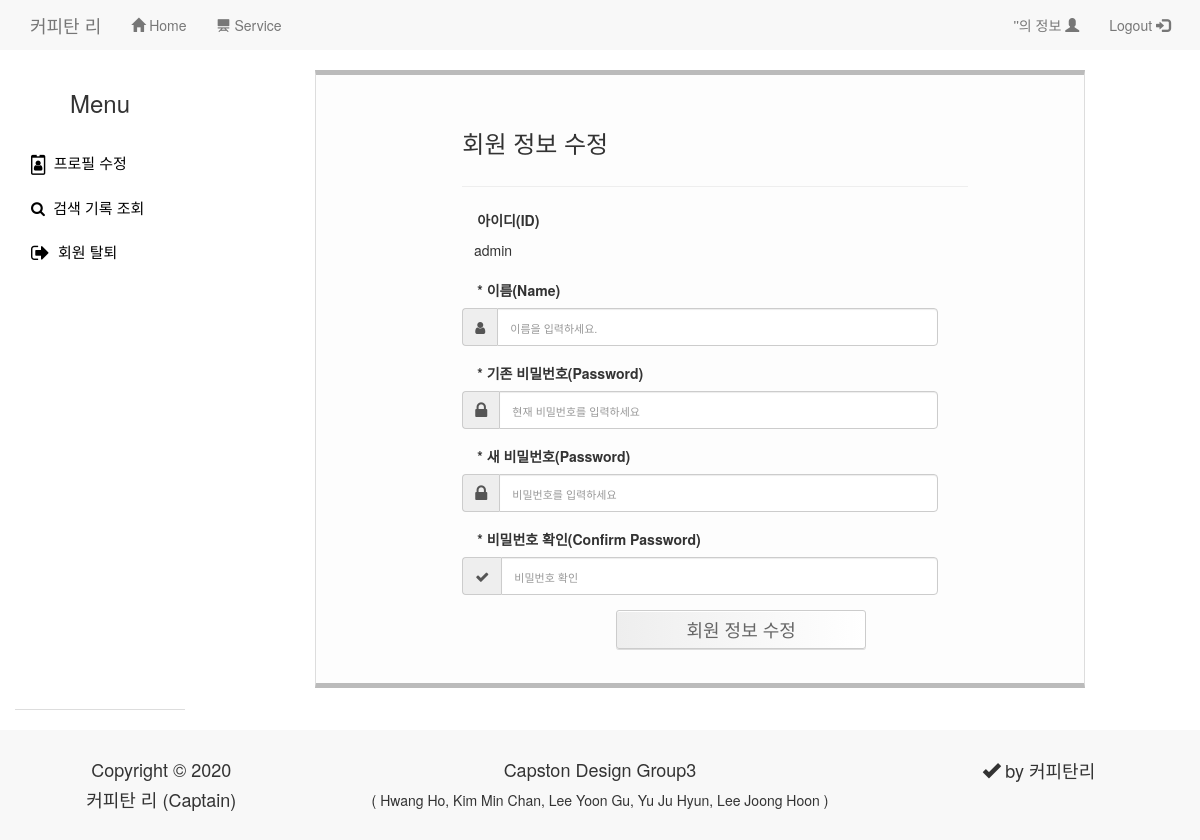
/mypage/ (signed in), run on an earlier commit of the app's database.
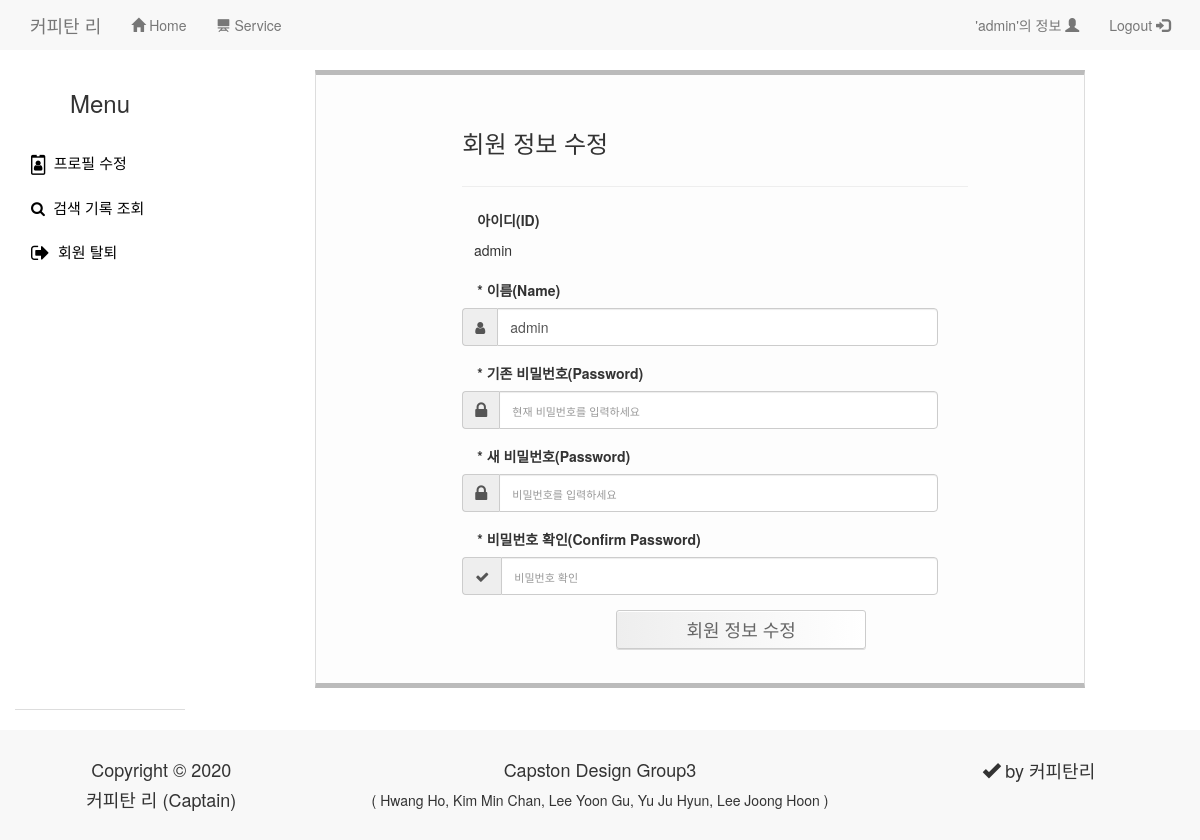
And on a later commit of the database.
### home/models.py (models this page shows, shortened)
class Profile(models.Model) :
    class MemberPermission(models.TextChoices):
        ADMIN = 'admin'
        MEMBER = 'member'
    user = models.OneToOneField(User, on_delete=models.CASCADE)
    name = models.CharField(max_length=20)
    permission = models.CharField(MemberPermission.choices, default=MemberPermission.MEMBER, max_length=10)
    class Meta:
        db_table = 'Profile'

### home/views.py (the view)
# urls.py: path("mypage/", views.mypage, name="mypage"),
def mypage(req):
    cur_user = req.user
    if cur_user.is_authenticated:
        user = Profile.objects.get(user=auth.get_user(req))
        return render(req, "mypage.html", {'user': user})
    else:
        messages.info(req, '로그인 후 이용가능합니다.')
        return redirect("home:index")

### home/templates/mypage.html (shortened to what the changed rows need)
<!DOCTYPE html>
<html>
	<head>
		{% load static %}
        <link rel="stylesheet" href="{% static 'css/mypage.css' %}">
		<link rel="stylesheet" href="{% static 'vendor/bootstrap/css/bootstrap.css' %}">
		<link rel="stylesheet" type="text/css" href="https://maxcdn.bootstrapcdn.com/font-awesome/4.7.0/css/font-awesome.min.css">
		<link rel="stylesheet" href="https://maxcdn.bootstrapcdn.com/bootstrap/3.3.7/css/bootstrap.min.css">
		<link href="https://unpkg.com/gijgo@1.9.11/css/gijgo.min.css" rel="stylesheet" type="text/css" />
	</head>
	<body>
        {% include 'nav.html' %}
	<br>
<div class="container-fluid">
    <div class="row">
    <div class="col-sm-8 col-sm-offset-1">
        <div class="tab-content">
          <div class="tab-pane fade active in" id="Modify" style="width: 100%; height:568px;">
            <div class="row main">
                <div class="col-sm-8 col-sm-offset-2">
					<form class="update_form" method="post" action="{% url 'home:update' %}">
						<div class="form-group">
							<div class="cols-sm-10">
								<div class="input-group">
									<span>&nbsp;&nbsp;&nbsp;{{user.user}}</span>
								</div>
							</div>
						</div>
						<div class="form-group">
							<div class="cols-sm-10">
								<div class="input-group">
									<span class="input-group-addon"><i class="fas fa-user fa"></i></span>
									<input type="text" class="form-control" name="name" id="name"  value="{{user.name}}" placeholder="이름을 입력하세요."/>
								</div>
							</div>
						</div>
					</form>
				</div>
			</div>
         </div>
        </div>
    </div>
    </div>
</div>
<br>
	</body>
</html>

### home/templates/nav.html (shortened to what this page needs)
<link href="//maxcdn.bootstrapcdn.com/bootstrap/3.3.6/css/bootstrap.min.css" type="text/css" rel="stylesheet">
    <nav class="nav navbar-default">
			<div class="container-fluid">
				<div class="nav-header">
					<a class="navbar-brand" href="{% url 'home:index' %}">커피탄 리</a>
				</div>
				<div class="collapse navbar-collapse" id="bs-example-navbar-collapse-1">
					<ul class="nav navbar-nav">
						<li><a href="{% url 'home:index' %}">
                            <span class="glyphicon glyphicon-home" aria-hidden="true"></span>
                            Home
                        </a></li>
						<li><a href="{% url 'recognition:recognition' %}">
                            <span class="glyphicon glyphicon-blackboard" aria-hidden="true"></span>
                            Service
                        </a></li>
					</ul>
                    <ul class="nav navbar-nav navbar-right">
						{% if user == None %}
                        <li><a href="{% url 'home:login' %}">
                            Login
                            <span class="glyphicon glyphicon-log-in" aria-hidden="true"></span>
                        </a></li>
						<li><a href="{% url 'home:register' %}">
                            Register
                            <span class="glyphicon glyphicon-user" aria-hidden="true"></span>
                        </a></li>
                        {% else %}
                            <li><a href="{% url 'home:mypage' %}">
                                '{{ user.name }}'의 정보
                                <span class="glyphicon glyphicon-user" aria-hidden="true"></span>
                            </a></li>
                            <li><a href="{% url 'home:logout' %}">
                                Logout
                                <span class="glyphicon glyphicon-log-in" aria-hidden="true"></span>
                            </a></li>
                        {% endif %}
					</ul>
				</div>
			</div>
		</nav>

What changed in the data, as far as the page shows it:
changed Profile "admin": name (not shown) → "admin"
